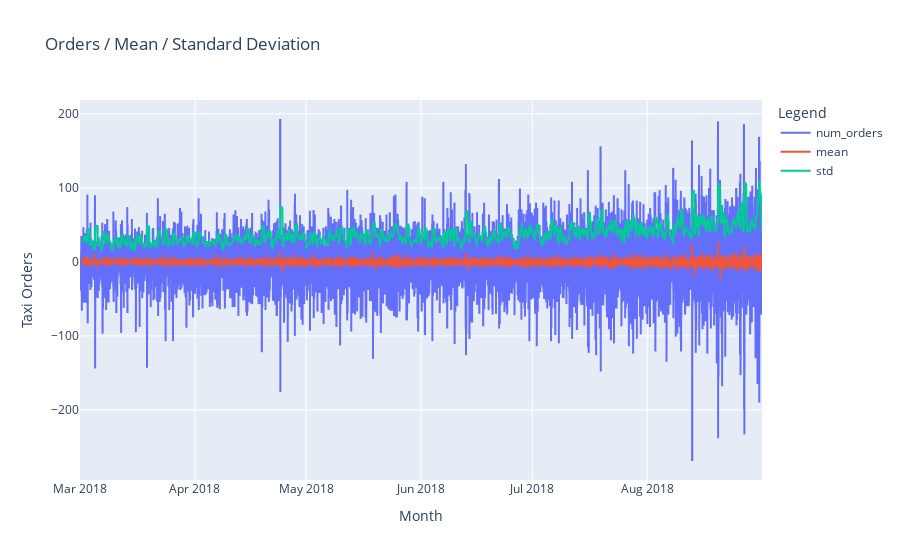

Here is the notebook cell this chart was saved with:
### Markdown cell above
`stationary series`

### Code cell
ts_difference['mean'] = ts_difference['num_orders'].rolling(15).mean()
ts_difference['std'] = ts_difference['num_orders'].rolling(15).std()

fig = px.line(ts_difference, 
              title="Orders / Mean / Standard Deviation",
              labels={
                     "datetime": "Month",
                     "value": "Taxi Orders"
                 })

fig.update_layout(legend_title_text='Legend')

fig.show()

### Figure 1 — Plotly figure (JSON) as saved in the notebook; plotly's stock layout.template omitted (floating-point values rounded to 4 significant figures; data arrays with more than 128 entries replaced by an {"elided": "..."} marker saying what was removed)
{"data": [{"hovertemplate": "variable=num_orders<br>Month=%{x}<br>Taxi Orders=%{y}<extra></extra>", "legendgroup": "num_orders", "line": {"color": "#636efa", "dash": "solid"}, "marker": {"symbol": "circle"}, "mode": "lines", "name": "num_orders", "showlegend": true, "type": "scattergl", "x": {"elided": "4416 str values"}, "xaxis": "x", "y": {"elided": "4416 int values"}, "yaxis": "y"}, {"hovertemplate": "variable=mean<br>Month=%{x}<br>Taxi Orders=%{y}<extra></extra>", "legendgroup": "mean", "line": {"color": "#EF553B", "dash": "solid"}, "marker": {"symbol": "circle"}, "mode": "lines", "name": "mean", "showlegend": true, "type": "scattergl", "x": {"elided": "4416 str values"}, "xaxis": "x", "y": {"elided": "4416 float values"}, "yaxis": "y"}, {"hovertemplate": "variable=std<br>Month=%{x}<br>Taxi Orders=%{y}<extra></extra>", "legendgroup": "std", "line": {"color": "#00cc96", "dash": "solid"}, "marker": {"symbol": "circle"}, "mode": "lines", "name": "std", "showlegend": true, "type": "scattergl", "x": {"elided": "4416 str values"}, "xaxis": "x", "y": {"elided": "4416 float values"}, "yaxis": "y"}], "layout": {"legend": {"title": {"text": "Legend"}, "tracegroupgap": 0}, "title": {"text": "Orders / Mean / Standard Deviation"}, "xaxis": {"anchor": "y", "domain": [0, 1], "title": {"text": "Month"}}, "yaxis": {"anchor": "x", "domain": [0, 1], "title": {"text": "Taxi Orders"}}}}
